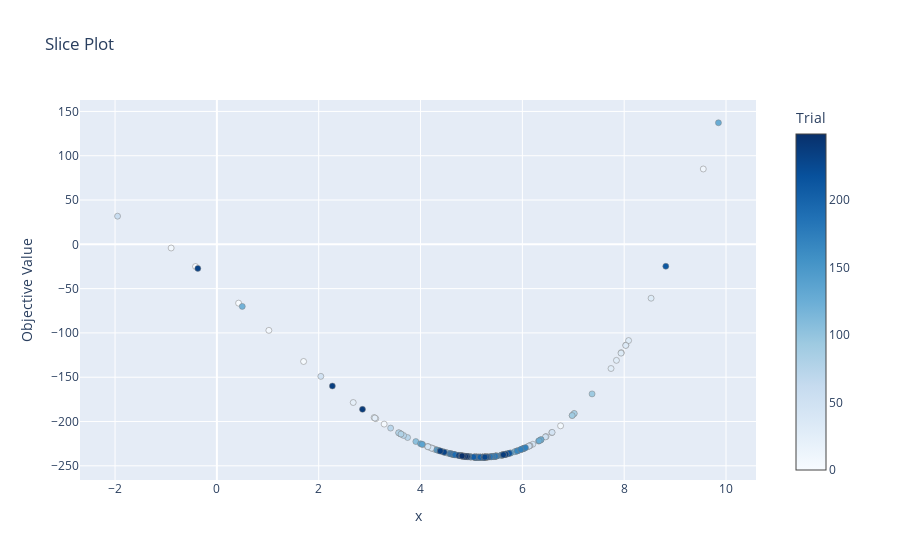

The notebook cell this image was saved under:
### Code cell
optuna.visualization.plot_slice(study)

### Figure 1 — Plotly figure (JSON) as saved in the notebook; plotly's stock layout.template omitted (floating-point values rounded to 4 significant figures; data arrays with more than 128 entries replaced by an {"elided": "..."} marker saying what was removed)
{"data": [{"marker": {"color": {"elided": "250 int values"}, "colorbar": {"title": {"text": "Trial"}, "x": 1, "xpad": 40}, "colorscale": [[0, "rgb(247,251,255)"], [0.125, "rgb(222,235,247)"], [0.25, "rgb(198,219,239)"], [0.375, "rgb(158,202,225)"], [0.5, "rgb(107,174,214)"], [0.625, "rgb(66,146,198)"], [0.75, "rgb(33,113,181)"], [0.875, "rgb(8,81,156)"], [1, "rgb(8,48,107)"]], "line": {"color": "Grey", "width": 0.5}}, "mode": "markers", "name": "Feasible Trial", "showlegend": false, "type": "scatter", "x": {"elided": "250 float values"}, "y": {"elided": "250 float values"}}], "layout": {"title": {"text": "Slice Plot"}, "xaxis": {"title": {"text": "x"}}, "yaxis": {"title": {"text": "Objective Value"}}}}
